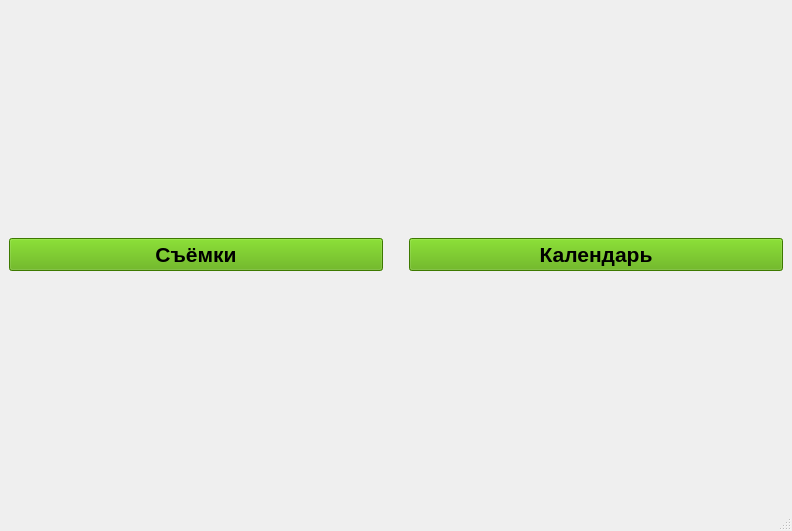
<?xml version="1.0" encoding="UTF-8"?>
<ui version="4.0">
 <class>Menu</class>
 <widget class="QMainWindow" name="Menu">
  <property name="geometry">
   <rect>
    <x>0</x>
    <y>0</y>
    <width>792</width>
    <height>531</height>
   </rect>
  </property>
  <property name="windowTitle">
   <string>Menu</string>
  </property>
  <widget class="QWidget" name="centralwidget">
   <layout class="QGridLayout" name="gridLayout">
    <item row="1" column="0">
     <layout class="QHBoxLayout" name="horizontalLayout">
      <item>
       <widget class="QPushButton" name="ToFilmsBDButton">
        <property name="font">
         <font>
          <family>MS UI Gothic</family>
          <pointsize>16</pointsize>
          <weight>75</weight>
          <italic>false</italic>
          <bold>true</bold>
          <kerning>true</kerning>
         </font>
        </property>
        <property name="mouseTracking">
         <bool>false</bool>
        </property>
        <property name="styleSheet">
         <string notr="true">background-color: rgb(85, 170, 0);</string>
        </property>
        <property name="text">
         <string>Съёмки</string>
        </property>
       </widget>
      </item>
      <item>
       <spacer name="verticalSpacer">
        <property name="orientation">
         <enum>Qt::Vertical</enum>
        </property>
        <property name="sizeHint" stdset="0">
         <size>
          <width>20</width>
          <height>40</height>
         </size>
        </property>
       </spacer>
      </item>
      <item>
       <widget class="QPushButton" name="ToCaledarButton">
        <property name="font">
         <font>
          <family>MS UI Gothic</family>
          <pointsize>16</pointsize>
          <weight>75</weight>
          <bold>true</bold>
         </font>
        </property>
        <property name="styleSheet">
         <string notr="true">background-color: rgb(85, 170, 0);</string>
        </property>
        <property name="text">
         <string>Календарь</string>
        </property>
       </widget>
      </item>
     </layout>
    </item>
   </layout>
  </widget>
  <widget class="QMenuBar" name="menubar">
   <property name="geometry">
    <rect>
     <x>0</x>
     <y>0</y>
     <width>792</width>
     <height>20</height>
    </rect>
   </property>
  </widget>
  <widget class="QStatusBar" name="statusbar"/>
 </widget>
 <resources/>
 <connections/>
</ui>
